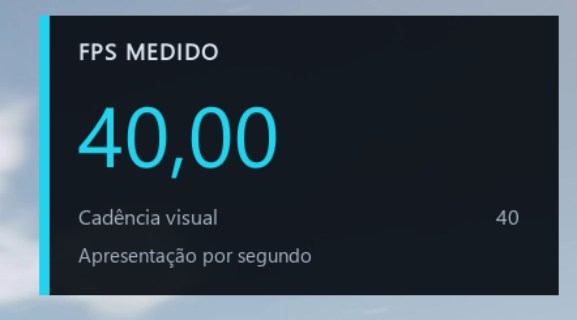
#> input picture src/dg_fps/assets/tip-capture-rate.jpg, 577 x 320 px
$ python -i local_motion.py   (imports and definitions only)   (older library calls are emulated)
#> lines starting #> are read from the running program, lines starting #| are printed output that depends on the picture
"""Local, bidirectionally checked motion evidence; no frame-rate or cause decisions."""

from __future__ import annotations

from dataclasses import dataclass

import cv2
import numpy as np
from numpy.typing import NDArray


@dataclass(frozen=True, slots=True)
class LocalMotion:
    supported: NDArray[np.bool_]
    magnitude: float
    confidence: float
    alignment_gain: float
    noise_floor: float
    regions: list[dict[str, float | int]]
    total_regions: int


# [31 lines left out: functions motion_occupancy, validate_motion, not called in this run]


def motion_luma(rgb: NDArray[np.uint8]) -> NDArray[np.uint8]:
    return cv2.GaussianBlur(cv2.cvtColor(rgb, cv2.COLOR_RGB2GRAY), (3, 3), 0.7)
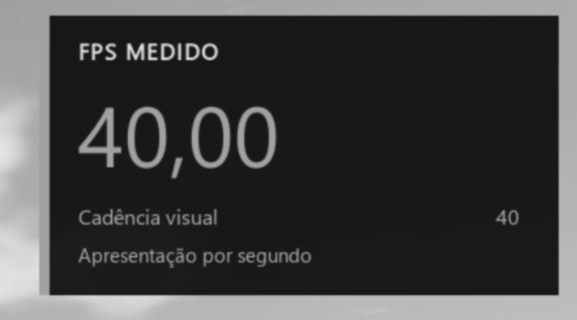
#> returned value: shape (320, 577); min 20, max 229, mean 65


# [94 lines left out: function validate_luma_motion, not called in this run]


def textured_signal(rgb: NDArray[np.uint8]) -> str:
    return textured_luma(motion_luma(rgb))


def textured_luma(gray: NDArray[np.uint8]) -> str:
    gradient = cv2.magnitude(cv2.Sobel(gray, cv2.CV_32F, 1, 0), cv2.Sobel(gray, cv2.CV_32F, 0, 1))
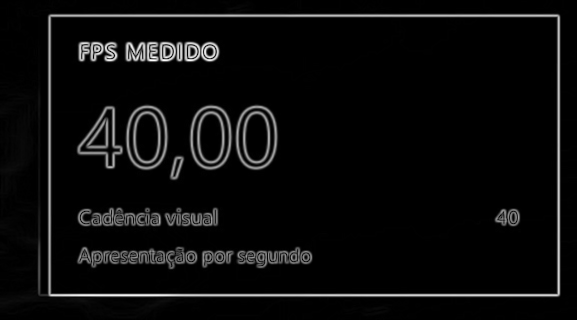
#> gradient: shape (320, 577) float32; min 0, max 618, mean 28.3; drawn with min black and max white
    # A small textured region can be observable even on an otherwise black screen.
    for top in range(0, gray.shape[0], 32):
        for left in range(0, gray.shape[1], 32):
            patch = gray[top : top + 32, left : left + 32]
            support = gradient[top : top + 32, left : left + 32]
            if np.count_nonzero(support > 4) >= 24 and np.ptp(patch) >= 4:
                return "observable"
    return "dark_unobservable" if float(np.percentile(gray, 99)) < 16 else "low_texture"

>>> import cv2
>>> picture = cv2.cvtColor(cv2.imread('../assets/tip-capture-rate.jpg'), cv2.COLOR_BGR2RGB)
>>> result = textured_signal(picture)
#> result = 'observable'
